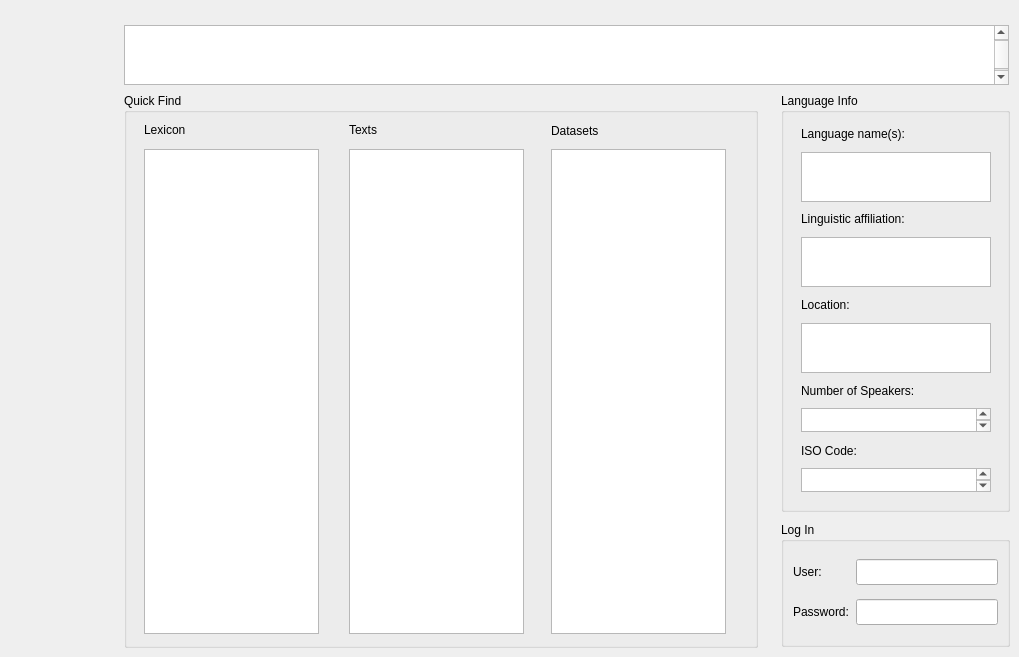
    <widget class="QWidget" name="home">
     <attribute name="title">
      <string>Home</string>
     </attribute>
     <widget class="QTextEdit" name="hTitle">
      <property name="geometry">
       <rect>
        <x>124</x>
        <y>25</y>
        <width>885</width>
        <height>60</height>
       </rect>
      </property>
      <property name="font">
       <font>
        <pointsize>36</pointsize>
       </font>
      </property>
      <property name="toolTip">
       <string>name of database</string>
      </property>
      <property name="tabChangesFocus">
       <bool>true</bool>
      </property>
      <property name="html">
       <string>&lt;!DOCTYPE HTML PUBLIC &quot;-//W3C//DTD HTML 4.0//EN&quot; &quot;http://www.w3.org/TR/REC-html40/strict.dtd&quot;&gt;
&lt;html&gt;&lt;head&gt;&lt;meta name=&quot;qrichtext&quot; content=&quot;1&quot; /&gt;&lt;style type=&quot;text/css&quot;&gt;
p, li { white-space: pre-wrap; }
&lt;/style&gt;&lt;/head&gt;&lt;body style=&quot; font-family:'Lucida Grande'; font-size:36pt; font-weight:400; font-style:normal;&quot;&gt;
&lt;p align=&quot;center&quot; style=&quot;-qt-paragraph-type:empty; margin-top:0px; margin-bottom:0px; margin-left:0px; margin-right:0px; -qt-block-indent:0; text-indent:0px;&quot;&gt;&lt;br /&gt;&lt;/p&gt;&lt;/body&gt;&lt;/html&gt;</string>
      </property>
     </widget>
     <widget class="QGroupBox" name="groupBox">
      <property name="geometry">
       <rect>
        <x>781</x>
        <y>522</y>
        <width>229</width>
        <height>125</height>
       </rect>
      </property>
      <property name="sizePolicy">
       <sizepolicy hsizetype="Fixed" vsizetype="Fixed">
        <horstretch>0</horstretch>
        <verstretch>0</verstretch>
       </sizepolicy>
      </property>
      <property name="toolTip">
       <string>log in for editing mode</string>
      </property>
      <property name="title">
       <string>Log In</string>
      </property>
      <layout class="QGridLayout" name="gridLayout_5">
       <item row="1" column="1">
        <widget class="QLineEdit" name="hPassword">
         <property name="sizePolicy">
          <sizepolicy hsizetype="Fixed" vsizetype="Fixed">
           <horstretch>0</horstretch>
           <verstretch>0</verstretch>
          </sizepolicy>
         </property>
         <property name="font">
          <font>
           <pointsize>11</pointsize>
          </font>
         </property>
         <property name="toolTip">
          <string>enter password</string>
         </property>
         <property name="echoMode">
          <enum>QLineEdit::Password</enum>
         </property>
         <property name="cursorPosition">
          <number>0</number>
         </property>
        </widget>
       </item>
       <item row="1" column="0">
        <widget class="QLabel" name="label_2">
         <property name="text">
          <string>Password:</string>
         </property>
        </widget>
       </item>
       <item row="0" column="1">
        <widget class="QLineEdit" name="hLogIn">
         <property name="sizePolicy">
          <sizepolicy hsizetype="Fixed" vsizetype="Fixed">
           <horstretch>0</horstretch>
           <verstretch>0</verstretch>
          </sizepolicy>
         </property>
         <property name="font">
          <font>
           <pointsize>11</pointsize>
          </font>
         </property>
         <property name="toolTip">
          <string>enter username</string>
         </property>
        </widget>
       </item>
       <item row="0" column="0">
        <widget class="QLabel" name="label">
         <property name="text">
          <string>User:</string>
         </property>
        </widget>
       </item>
      </layout>
     </widget>
     <widget class="QGroupBox" name="groupBox_2">
      <property name="geometry">
       <rect>
        <x>781</x>
        <y>93</y>
        <width>229</width>
        <height>419</height>
       </rect>
      </property>
      <property name="sizePolicy">
       <sizepolicy hsizetype="Fixed" vsizetype="Fixed">
        <horstretch>0</horstretch>
        <verstretch>0</verstretch>
       </sizepolicy>
      </property>
      <property name="title">
       <string>Language Info</string>
      </property>
      <widget class="QLabel" name="label_3">
       <property name="geometry">
        <rect>
         <x>20</x>
         <y>33</y>
         <width>119</width>
         <height>16</height>
        </rect>
       </property>
       <property name="text">
        <string>Language name(s):</string>
       </property>
      </widget>
      <widget class="QTextEdit" name="hLanguage">
       <property name="geometry">
        <rect>
         <x>20</x>
         <y>59</y>
         <width>190</width>
         <height>50</height>
        </rect>
       </property>
       <property name="sizePolicy">
        <sizepolicy hsizetype="Fixed" vsizetype="Fixed">
         <horstretch>0</horstretch>
         <verstretch>0</verstretch>
        </sizepolicy>
       </property>
       <property name="font">
        <font>
         <pointsize>11</pointsize>
        </font>
       </property>
      </widget>
      <widget class="QLabel" name="label_4">
       <property name="geometry">
        <rect>
         <x>20</x>
         <y>118</y>
         <width>128</width>
         <height>16</height>
        </rect>
       </property>
       <property name="text">
        <string>Linguistic affiliation:</string>
       </property>
      </widget>
      <widget class="QTextEdit" name="hFamily">
       <property name="geometry">
        <rect>
         <x>20</x>
         <y>144</y>
         <width>190</width>
         <height>50</height>
        </rect>
       </property>
       <property name="sizePolicy">
        <sizepolicy hsizetype="Fixed" vsizetype="Fixed">
         <horstretch>0</horstretch>
         <verstretch>0</verstretch>
        </sizepolicy>
       </property>
       <property name="font">
        <font>
         <pointsize>11</pointsize>
        </font>
       </property>
       <property name="verticalScrollBarPolicy">
        <enum>Qt::ScrollBarAsNeeded</enum>
       </property>
      </widget>
      <widget class="QLabel" name="label_5">
       <property name="geometry">
        <rect>
         <x>20</x>
         <y>204</y>
         <width>61</width>
         <height>16</height>
        </rect>
       </property>
       <property name="text">
        <string>Location:</string>
       </property>
      </widget>
      <widget class="QTextEdit" name="hLocation">
       <property name="geometry">
        <rect>
         <x>20</x>
         <y>230</y>
         <width>190</width>
         <height>50</height>
        </rect>
       </property>
       <property name="sizePolicy">
        <sizepolicy hsizetype="Expanding" vsizetype="Fixed">
         <horstretch>0</horstretch>
         <verstretch>0</verstretch>
        </sizepolicy>
       </property>
       <property name="font">
        <font>
         <pointsize>11</pointsize>
        </font>
       </property>
      </widget>
      <widget class="QLabel" name="label_6">
       <property name="geometry">
        <rect>
         <x>20</x>
         <y>290</y>
         <width>132</width>
         <height>16</height>
        </rect>
       </property>
       <property name="text">
        <string>Number of Speakers:</string>
       </property>
      </widget>
      <widget class="QTextEdit" name="hPopulation">
       <property name="geometry">
        <rect>
         <x>20</x>
         <y>315</y>
         <width>190</width>
         <height>24</height>
        </rect>
       </property>
       <property name="sizePolicy">
        <sizepolicy hsizetype="Expanding" vsizetype="Fixed">
         <horstretch>0</horstretch>
         <verstretch>0</verstretch>
        </sizepolicy>
       </property>
       <property name="font">
        <font>
         <pointsize>11</pointsize>
        </font>
       </property>
      </widget>
      <widget class="QLabel" name="label_7">
       <property name="geometry">
        <rect>
         <x>20</x>
         <y>350</y>
         <width>62</width>
         <height>16</height>
        </rect>
       </property>
       <property name="text">
        <string>ISO Code:</string>
       </property>
      </widget>
      <widget class="QTextEdit" name="hISO">
       <property name="geometry">
        <rect>
         <x>20</x>
         <y>375</y>
         <width>190</width>
         <height>24</height>
        </rect>
       </property>
       <property name="sizePolicy">
        <sizepolicy hsizetype="Expanding" vsizetype="Fixed">
         <horstretch>0</horstretch>
         <verstretch>0</verstretch>
        </sizepolicy>
       </property>
       <property name="font">
        <font>
         <pointsize>11</pointsize>
        </font>
       </property>
      </widget>
     </widget>
     <widget class="QGroupBox" name="groupBox_3">
      <property name="geometry">
       <rect>
        <x>124</x>
        <y>93</y>
        <width>634</width>
        <height>555</height>
       </rect>
      </property>
      <property name="title">
       <string>Quick Find</string>
      </property>
      <widget class="QListView" name="hTextNav">
       <property name="geometry">
        <rect>
         <x>225</x>
         <y>56</y>
         <width>175</width>
         <height>485</height>
        </rect>
       </property>
       <property name="toolTip">
        <string>go to text</string>
       </property>
       <property name="horizontalScrollBarPolicy">
        <enum>Qt::ScrollBarAlwaysOff</enum>
       </property>
       <property name="alternatingRowColors">
        <bool>true</bool>
       </property>
      </widget>
      <widget class="QLabel" name="hLexiconLabel">
       <property name="geometry">
        <rect>
         <x>20</x>
         <y>29</y>
         <width>170</width>
         <height>16</height>
        </rect>
       </property>
       <property name="text">
        <string>Lexicon</string>
       </property>
      </widget>
      <widget class="QLabel" name="hTextsLabel">
       <property name="geometry">
        <rect>
         <x>225</x>
         <y>29</y>
         <width>162</width>
         <height>16</height>
        </rect>
       </property>
       <property name="text">
        <string>Texts</string>
       </property>
      </widget>
      <widget class="QListView" name="hLexNav">
       <property name="geometry">
        <rect>
         <x>20</x>
         <y>56</y>
         <width>175</width>
         <height>485</height>
        </rect>
       </property>
       <property name="toolTip">
        <string>go to lexical entry</string>
       </property>
       <property name="horizontalScrollBarPolicy">
        <enum>Qt::ScrollBarAlwaysOff</enum>
       </property>
       <property name="alternatingRowColors">
        <bool>true</bool>
       </property>
      </widget>
      <widget class="QListView" name="hDataNav">
       <property name="geometry">
        <rect>
         <x>427</x>
         <y>56</y>
         <width>175</width>
         <height>485</height>
        </rect>
       </property>
       <property name="toolTip">
        <string>go to text</string>
       </property>
       <property name="horizontalScrollBarPolicy">
        <enum>Qt::ScrollBarAlwaysOff</enum>
       </property>
       <property name="alternatingRowColors">
        <bool>true</bool>
       </property>
      </widget>
      <widget class="QLabel" name="hDatasetLabel">
       <property name="geometry">
        <rect>
         <x>427</x>
         <y>30</y>
         <width>151</width>
         <height>16</height>
        </rect>
       </property>
       <property name="text">
        <string>Datasets</string>
       </property>
      </widget>
     </widget>
    </widget>
